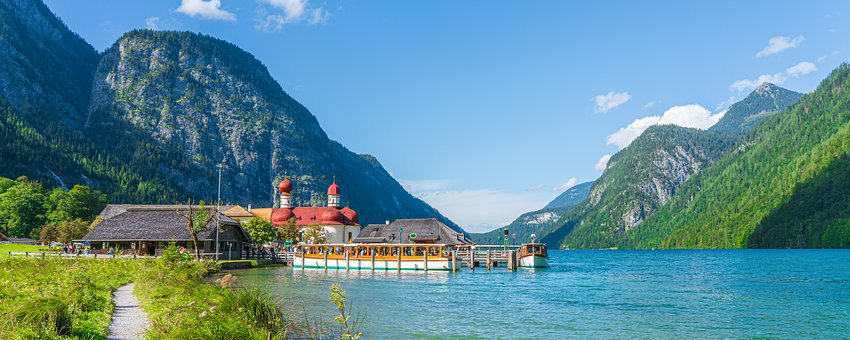
#> input picture config/cover_image.bmp, 850 x 340 px
$ python steganography_sample.py
#> lines starting #> are read from the running program, lines starting #| are printed output that depends on the picture; after the words box and inside, x2 and y2 are one past the last pixel; in counts of white or black regions, pixels touching at a corner belong together
#Exemplo de Algoritmo para codificar e decodificar imagens esteganográficas

import cv2
import numpy as np
import random

img1 = cv2.imread('config/cover_image.bmp')
#> img1 is the input picture: shape (340, 850, 3); mean B, G, R 152.8, 140.1, 93.4
img2 = cv2.imread('config/secret_image.bmp')
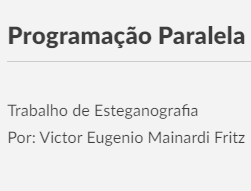
#> input picture config/secret_image.bmp, 251 x 191 px
#> img2 is the input picture: shape (191, 251, 3); min 61, max 243, mean 232.3

cv2.imshow("Cover_Image", img1) #cover_image
cv2.imshow("Secret_Image", img2) #secret_image

#encode image
for i in range(img2.shape[0]):
    for j in range(img2.shape[1]):
        for l in range(3):
            v1 = format(img1[i][j][l], '08b') #convert to bin
            v2 = format(img2[i][j][l], '08b')
            v3 = v1[:5] + v2[:3]              #sum bin images
            img1[i][j][l]= int(v3, 2)         #bin to int
#> img1: shape (340, 850, 3); 16.57% of pixels changed, all inside (x1, y1, x2, y2) = (0, 0, 251, 191)
cv2.imshow("Hidden_Image", img1)

img = img1[:] #aux image
#set dimension
width = img.shape[0]
#> width = 340
height = img.shape[1]
#> height = 850
#create new images
img1 = np.zeros((width, height, 3), np.uint8)
img2 = np.zeros((width, height, 3), np.uint8)

#decode image
for i in range(width):
    for j in range(height):
        for l in range(3):#RGB channels
            v1 = format(img[i][j][l], '08b') #convert to bin
            v2 = v1[:3] + chr(random.randint(0, 1) + 48) * 3 #cover_image + 3 bits random noise
            v3 = v1[5:] + chr(random.randint(0, 1) + 48) * 5 #hidden_image + 5 bits noise
            #conver to img
            img1[i][j][l]= int(v2, 2)
            img2[i][j][l]= int(v3, 2)
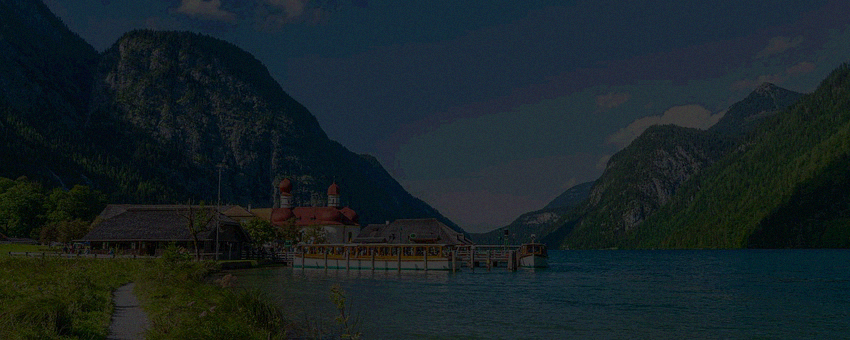
#> img1: shape (340, 850, 3); mean B, G, R 38.2, 34.7, 23.2
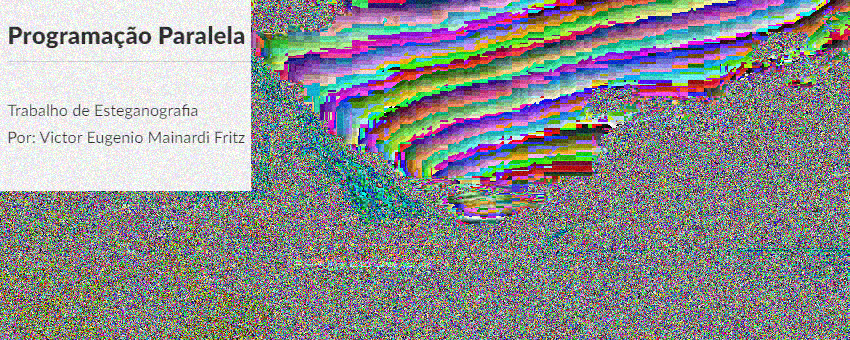
#> img2: shape (340, 850, 3); mean B, G, R 145.7, 144.3, 142.6

cv2.imshow("Revealed_Cover_Image", img1)
cv2.imshow("Revealed_Secret_Image", img2)
cv2.waitKey(0)
cv2.destroyAllWindows()
